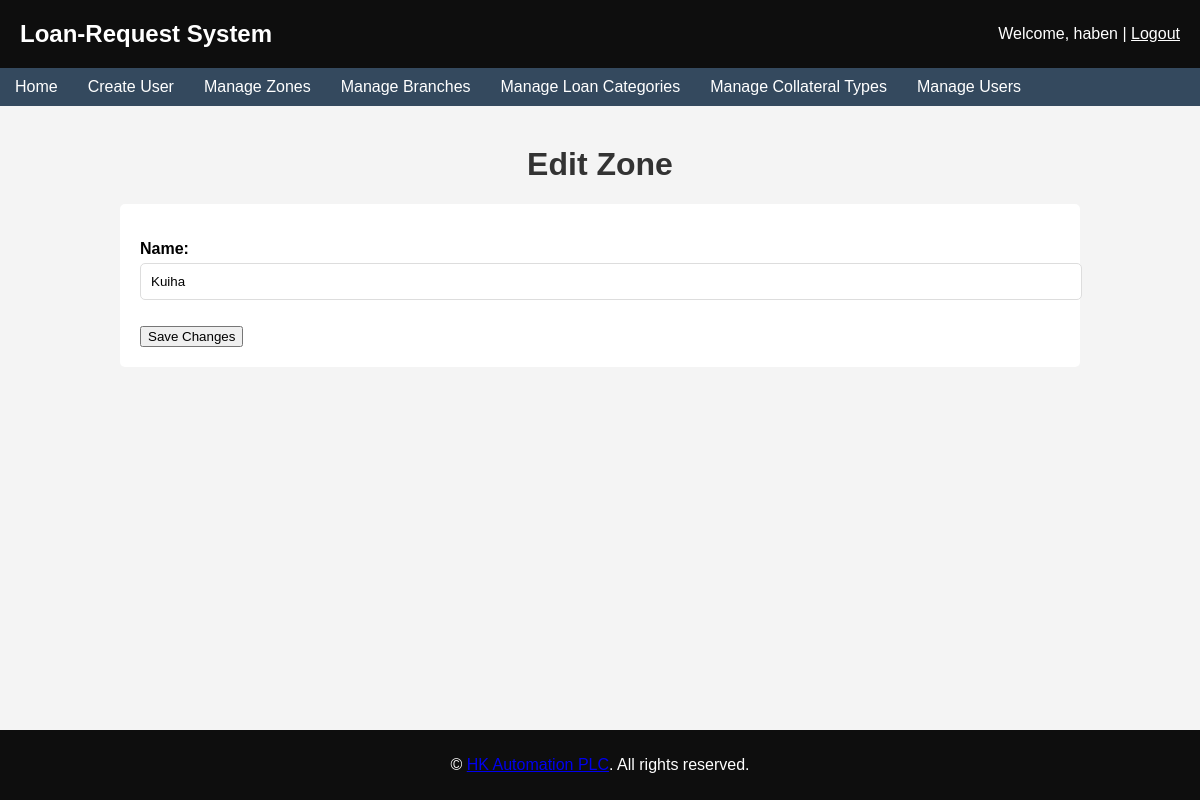
The page /edit_zone/1/ (signed in) on the database as committed earlier.
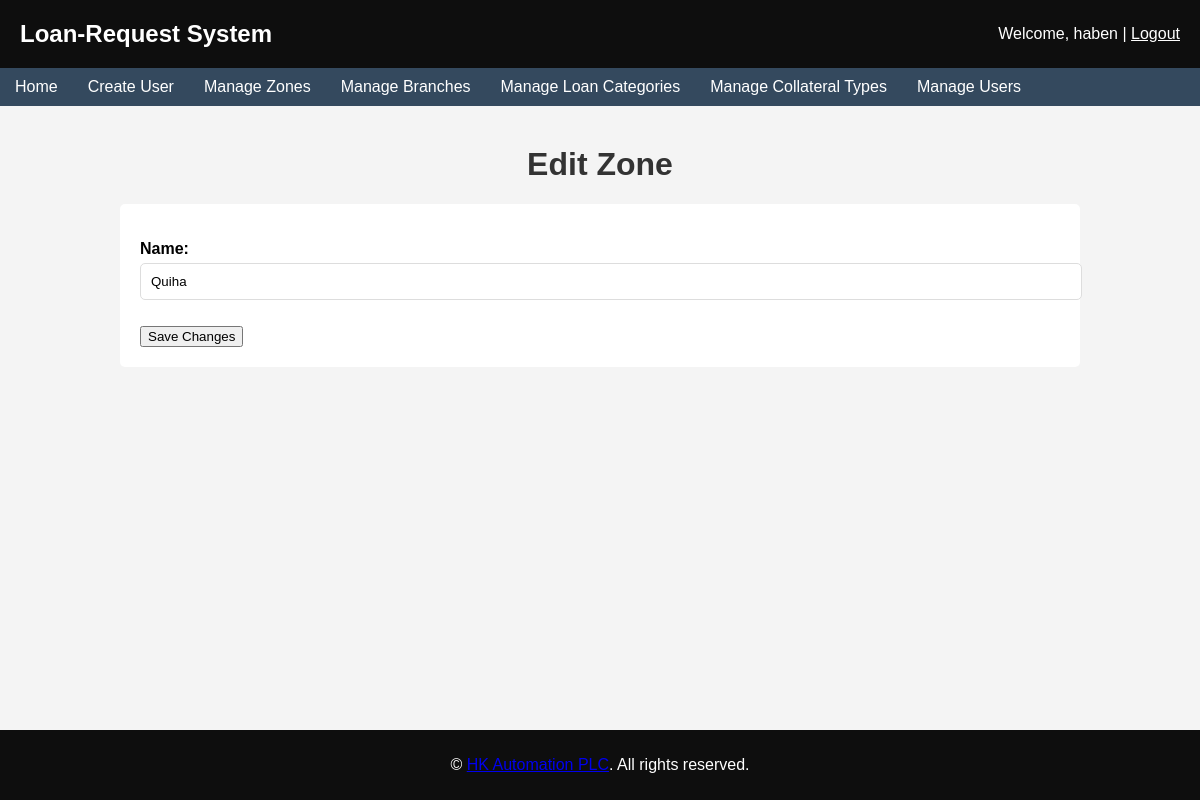
The same page on the database as committed later.
### loans/models.py (models this page shows, shortened)
class Zone(models.Model):
    name = models.CharField(max_length=255)

### loans/views.py (the view)
# urls.py: path('edit_zone/<int:zone_id>/', views.edit_zone, name='edit_zone'),
@login_required
@user_passes_test(lambda u: u.is_superuser)
def edit_zone(request, zone_id):
    zone = get_object_or_404(Zone, pk=zone_id)
    if request.method == 'POST':
        form = ZoneForm(request.POST, instance=zone)
        if form.is_valid():
            form.save()
            return redirect('manage_zones')
    else:
        form = ZoneForm(instance=zone)
    return render(request, 'loans/edit_zone.html', {'form': form, 'zone': zone})

### loans/forms.py
class ZoneForm(forms.ModelForm):
    class Meta:
        model = Zone
        fields = ['name']

### templates/loans/edit_zone.html (shortened to what this page needs)
{% extends "base.html" %}
{% block content %}
<h1>Edit Zone</h1>
<form method="post">
    {{ form.as_p }}
    <button type="submit">Save Changes</button>
</form>
{% endblock %}

Rows that differ between the two databases and show on the page:
changed Zone: name "Kuiha" → "Quiha"
